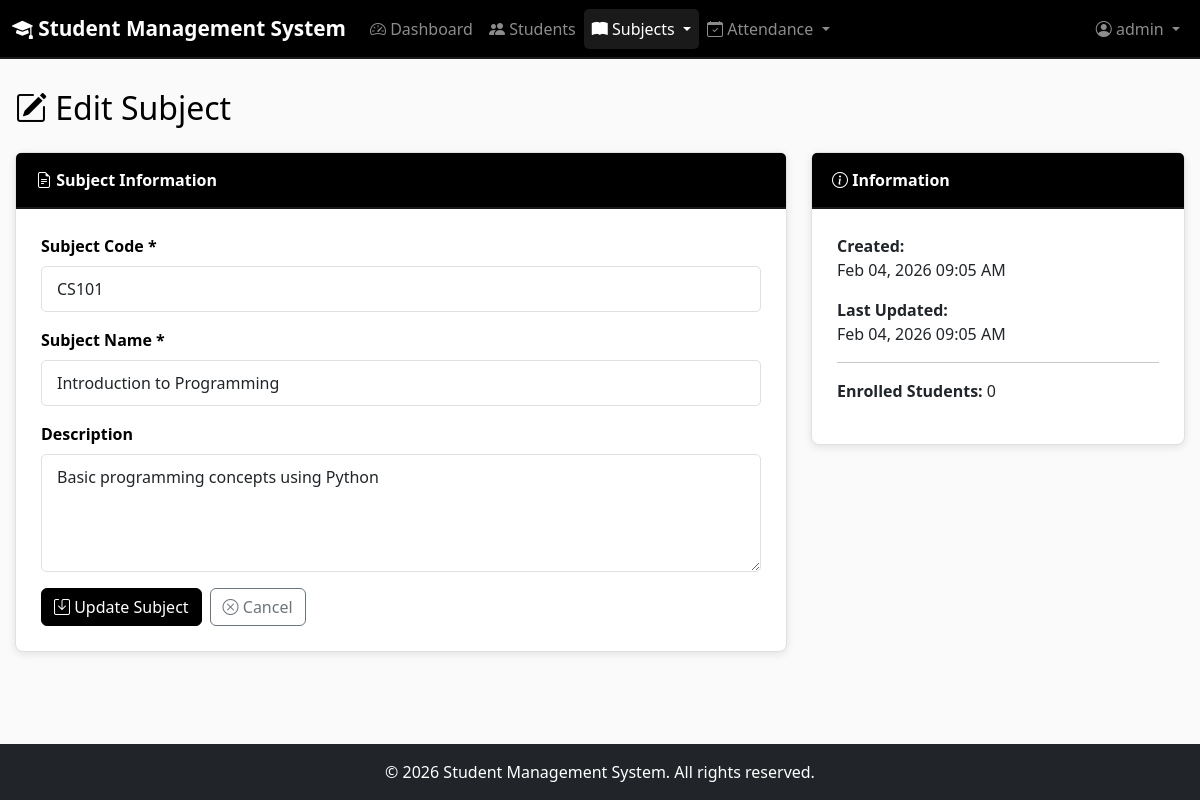
The page /subjects/edit.php?id=1 (signed in) on the database its author committed.
### tables this page shows
CREATE TABLE IF NOT EXISTS subjects (
    id INT AUTO_INCREMENT PRIMARY KEY,
    subject_code VARCHAR(20) NOT NULL UNIQUE,
    subject_name VARCHAR(100) NOT NULL,
    description TEXT,
    created_at TIMESTAMP DEFAULT CURRENT_TIMESTAMP,
    updated_at TIMESTAMP DEFAULT CURRENT_TIMESTAMP ON UPDATE CURRENT_TIMESTAMP,
    INDEX idx_subject_code (subject_code)
);

### config/database.php (called while the page is built, shortened)
<?php
try {
    $pdo = new PDO(
        "mysql:host=" . DB_HOST . ";dbname=" . DB_NAME . ";charset=utf8mb4",
        DB_USER,
        DB_PASS,
        [
            PDO::ATTR_ERRMODE => PDO::ERRMODE_EXCEPTION,
            PDO::ATTR_DEFAULT_FETCH_MODE => PDO::FETCH_ASSOC,
            PDO::ATTR_EMULATE_PREPARES => false
        ]
    );
} catch (PDOException $e) {
    die("Database connection failed: " . $e->getMessage());
}
function query($sql, $params = []) {
    global $pdo;
    try {
        $stmt = $pdo->prepare($sql);
        $stmt->execute($params);
        return $stmt;
    } catch (PDOException $e) {
        error_log("Query Error: " . $e->getMessage());
        return false;
    }
}
function fetchOne($sql, $params = []) {
    $stmt = query($sql, $params);
    return $stmt ? $stmt->fetch() : null;
}
?>

### subjects/edit.php (the view, shortened to what this page needs)
<?php
require_once '../config/database.php';
$id = isset($_GET['id']) ? (int)$_GET['id'] : 0;
$subject = fetchOne("SELECT * FROM subjects WHERE id = ?", [$id]);
require_once '../includes/header.php';
?>
<div class="row">
    <div class="col-12">
        <h2 class="mb-4"><i class="bi bi-pencil-square"></i> Edit Subject</h2>
    </div>
</div>
<div class="row">
    <div class="col-lg-8">
        <div class="card">
            <div class="card-header">
                <i class="bi bi-file-earmark-text"></i> Subject Information
            </div>
            <div class="card-body">
                <form method="POST" data-validate="true">
                    <div class="mb-3">
                        <label for="subject_code" class="form-label">Subject Code *</label>
                        <input type="text" class="form-control" id="subject_code" name="subject_code" required
                               value="<?php echo htmlspecialchars($_POST['subject_code'] ?? $subject['subject_code']); ?>">
                    </div>
                    <div class="mb-3">
                        <label for="subject_name" class="form-label">Subject Name *</label>
                        <input type="text" class="form-control" id="subject_name" name="subject_name" required
                               value="<?php echo htmlspecialchars($_POST['subject_name'] ?? $subject['subject_name']); ?>">
                    </div>
                    <div class="mb-3">
                        <label for="description" class="form-label">Description</label>
                        <textarea class="form-control" id="description" name="description" rows="4"><?php echo htmlspecialchars($_POST['description'] ?? $subject['description'] ?? ''); ?></textarea>
                    </div>
                    <div class="d-flex gap-2">
                        <button type="submit" class="btn btn-dark">
                            <i class="bi bi-save"></i> Update Subject
                        </button>
                        <a href="index.php" class="btn btn-outline-secondary">
                            <i class="bi bi-x-circle"></i> Cancel
                        </a>
                    </div>
                </form>
            </div>
        </div>
    </div>
    <div class="col-lg-4">
        <div class="card">
            <div class="card-header">
                <i class="bi bi-info-circle"></i> Information
            </div>
            <div class="card-body">
                <p><strong>Created:</strong><br><?php echo date('M d, Y h:i A', strtotime($subject['created_at'])); ?></p>
                <p><strong>Last Updated:</strong><br><?php echo date('M d, Y h:i A', strtotime($subject['updated_at'])); ?></p>
                <hr>
                <?php
                $student_count = fetchOne("SELECT COUNT(*) as count FROM student_subjects WHERE subject_id = ?", [$id])['count'];
                ?>
                <p><strong>Enrolled Students:</strong> <?php echo $student_count; ?></p>
            </div>
        </div>
    </div>
</div>
<?php require_once '../includes/footer.php'; ?>

### assets/css/style.css (style rules this page uses)
:root { --primary-black: #000000; --secondary-black: #1a1a1a; --light-gray: #f5f5f5; --lighter-gray: #fafafa; --white: #ffffff; --border-color: #e0e0e0; --shadow: rgba(0, 0, 0, 0.1); }
* { margin: 0; padding: 0; box-sizing: border-box; }
body { font-family: 'Segoe UI', Tahoma, Geneva, Verdana, sans-serif; background-color: var(--lighter-gray); color: var(--primary-black); min-height: 100vh; display: flex; flex-direction: column; }
.card { border: 1px solid var(--border-color); border-radius: 8px; box-shadow: 0 2px 8px var(--shadow); background-color: var(--white); margin-bottom: 20px; }
.card-header { background-color: var(--primary-black); color: var(--white); font-weight: 600; border-bottom: 2px solid var(--secondary-black); padding: 15px 20px; }
.card-body { padding: 25px; }
.btn-dark { background-color: var(--primary-black); border-color: var(--primary-black); }
.form-control, .form-select { border: 1px solid var(--border-color); border-radius: 5px; padding: 10px 15px; }
.form-label { font-weight: 600; color: var(--primary-black); margin-bottom: 8px; }

### rows shown on the page
subjects: subject_code "CS101", subject_name "Introduction to Programming", description "Basic programming concepts using Python", created_at "Feb 04, 2026 09:05 AM", updated_at "Feb 04, 2026 09:05 AM"

### other values the page prints
$_SESSION['username'] "admin"
$student_count "0"
